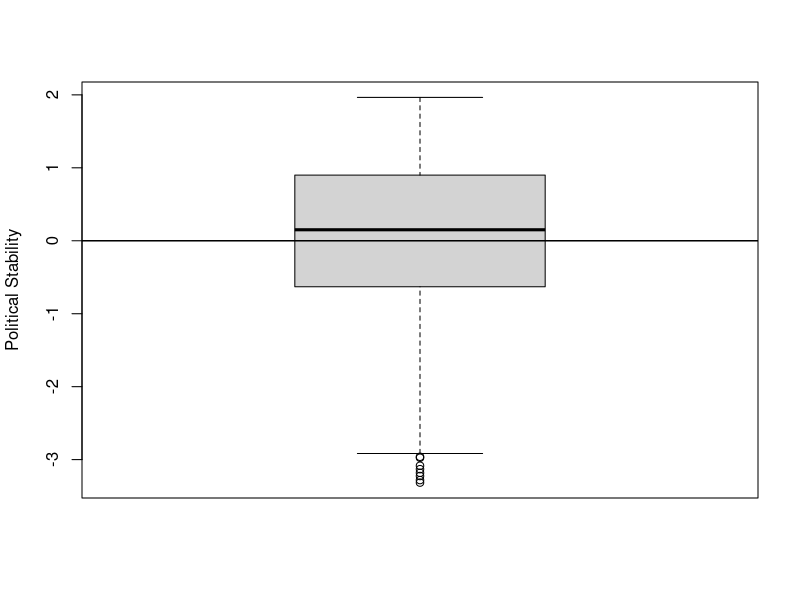
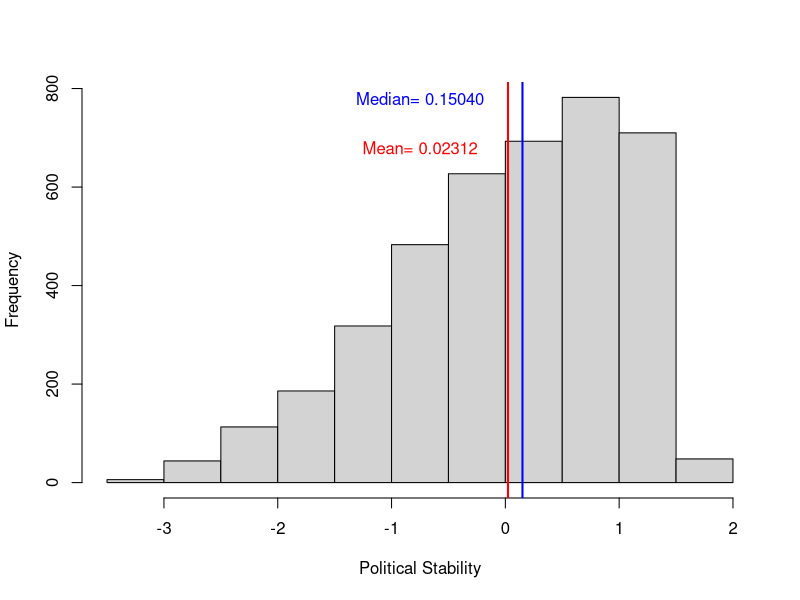
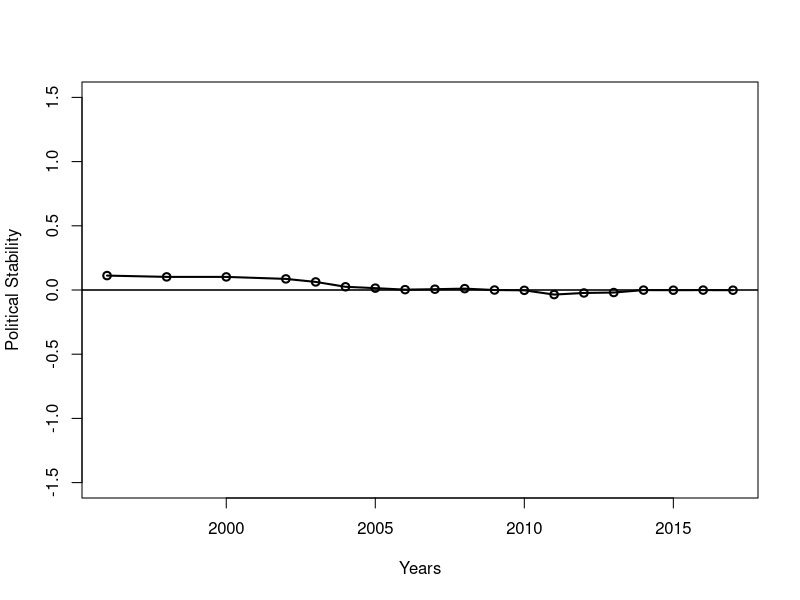
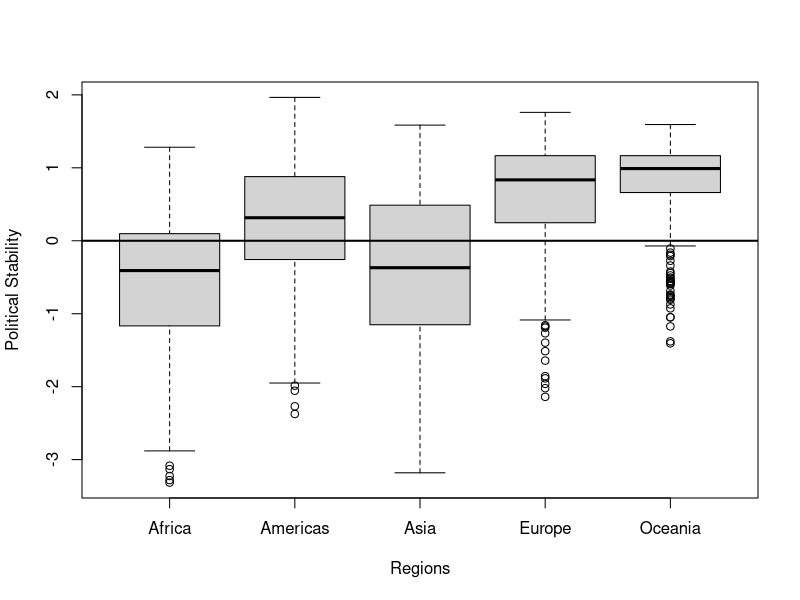
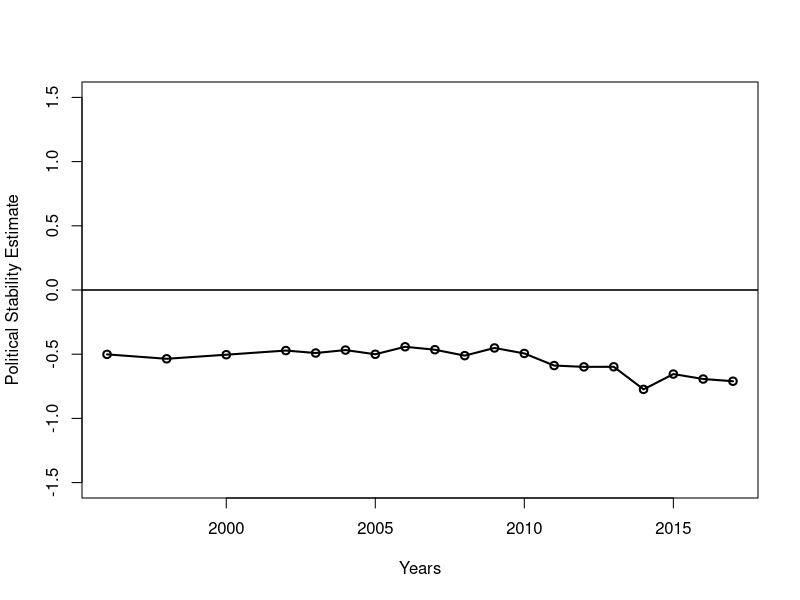
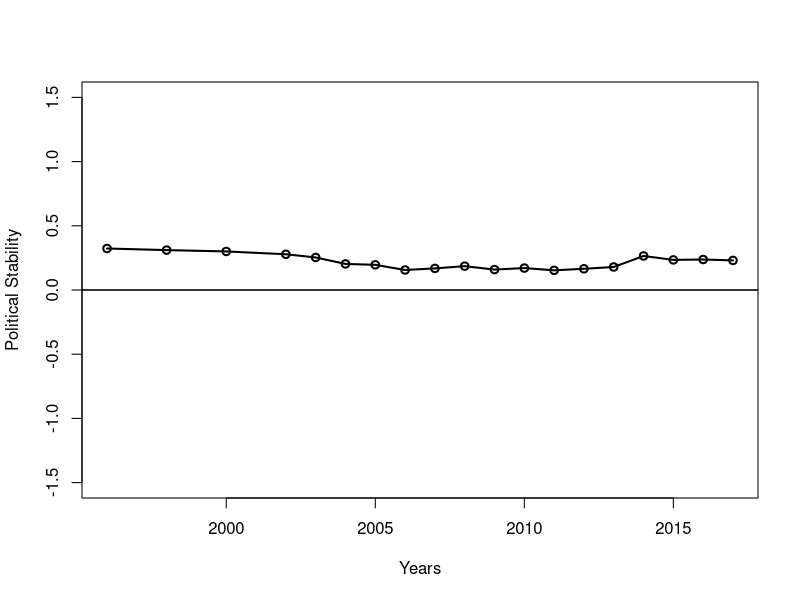
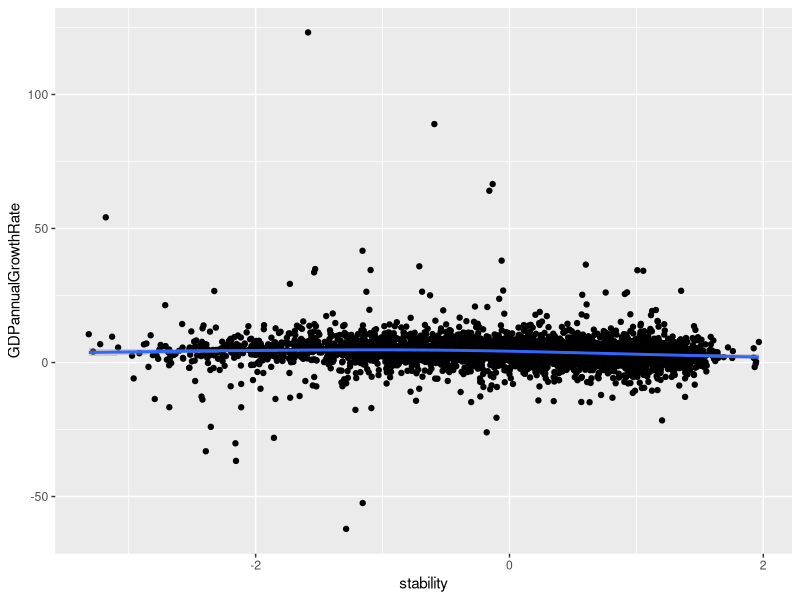
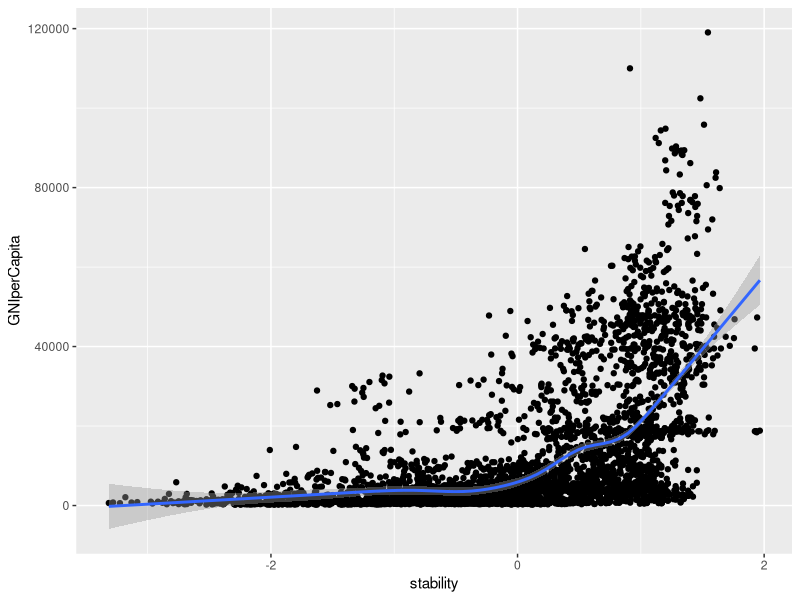

Source code (R) for these figures, in order:
## ---- chunk 1
knitr::opts_chunk$set(echo = TRUE)
## ---- chunk 2


library(readr)
library(lubridate)
library(dplyr)
library(Hmisc)
library(caret)
library(kernlab)
library(stringr)
library(knitr)
library(VIM)

# reading the data in r
WGIdevRegimeType <- read.csv("WGIdevRegimeType.csv")
WGIdevRegimeType <- tbl_df(WGIdevRegimeType)
WGIdevRegimeType$date <- as.numeric(WGIdevRegimeType$date)
WGIdevRegimeType$stabilityDummy <- as.factor(WGIdevRegimeType$stabilityDummy)
glimpse(WGIdevRegimeType)

## ---- chunk 3

# The summary statistics of political stability estimate around the world

summary(WGIdevRegimeType$stability)


## ---- chunk 4
boxplot(WGIdevRegimeType$stability, ylab = "Political Stability")
abline(h = 0, lwd= 1.5)

## ---- chunk 5

hist(WGIdevRegimeType$stability, main = "", xlab = "Political Stability")
abline(v = median(WGIdevRegimeType$stability, na.rm = TRUE), lwd = 2, col = "blue")
text(x = -0.75, y = 780, "Median= 0.15040", col = "blue")
abline(v = mean(WGIdevRegimeType$stability, na.rm = TRUE), lwd = 2, col = "red")
text(x = -0.75, y = 680, "Mean= 0.02312", col = "red")

## ---- chunk 6

#Proportion of stability and instability for the whole world

stabilityProp <- table(WGIdevRegimeType$stabilityDummy)
stabilityProp
prop.table(stabilityProp)

## ---- chunk 7

stabilityByCat <- table(WGIdevRegimeType$stabilityCategory)
stabilityByCat
prop.table(stabilityByCat)

## ---- chunk 8

# generating a table of political stability trend of the world for the period of 1996-2016

stabilityTrend <- WGIdevRegimeType %>%
  group_by(date) %>%
  summarise(stabilityAnnualAverage = mean(stability, na.rm=TRUE))
stabilityTrend

## ---- chunk 9

# plotting the stability trend of the world

plot(stabilityTrend$date, stabilityTrend$stabilityAnnualAverage, type="o", lwd = 2,
     ylim=range( -1.5,1.5),
     xlab = "Years", ylab = "Political Stability")
abline(h = 0, lwd = 1.5)


## ---- chunk 10
#Proportion of stability by region

stabilityPropByRegion <- table(WGIdevRegimeType$stabilityDummy, WGIdevRegimeType$region)
stabilityPropByRegion
prop.table(stabilityPropByRegion)


## ---- chunk 11

# generating political stability average for each region of the world for the period of 1996-2016

politicalStabilityByRegion <- summarise(group_by(WGIdevRegimeType, region),
          mean=mean(stability, na.rm = TRUE), sd=sd(stability, na.rm = TRUE))

politicalStabilityByRegion

## ---- chunk 12

# Boxplot of Political Stability by Region
boxplot(stability~region,data=WGIdevRegimeType, main="",
        xlab="Regions", ylab="Political Stability")
abline(h = 0, lwd = 2)

## ---- chunk 13

# generating a table of political stability trend of the world for the period of 1996-2016

stabilityTrend <- WGIdevRegimeType %>%
  group_by(date) %>%
  summarise(stabilityAnnualAverage = mean(stability, na.rm=TRUE))
stabilityTrend

## ---- chunk 14
# stability trend for Africa
africaDF <- filter(WGIdevRegimeType, region == "Africa")
stabilityTrendAf <- africaDF %>%
  group_by(date) %>% 
  summarise(stabilityAnnualAverage = mean(stability, na.rm=TRUE))
head(stabilityTrendAf)
## ---- chunk 15
# plotting the stability trend in Africa
plot(stabilityTrendAf$date, stabilityTrendAf$stabilityAnnualAverage, type="o", lwd = 2,
     ylim=range(-1.5, 1.5),
     main=" ",
     xlab = "Years", ylab = "Political Stability Estimate")
abline(h = 0, lwd = 1.5)


## ---- chunk 16
# stability trend for the rest of the world
restOfWorldDF <- filter(WGIdevRegimeType, region != "Africa")
stabilityTrendRoW <- restOfWorldDF %>%
  group_by(date) %>% 
  summarise(stabilityAnnualAverage = mean(stability, na.rm=TRUE))
head(stabilityTrendRoW)
## ---- chunk 17
# plotting the stability trend for the rest of the world
plot(stabilityTrendRoW$date, stabilityTrendRoW$stabilityAnnualAverage, type="o", lwd = 2,
     ylim=range(-1.5, 1.5),
     main=" ",
     xlab = "Years", ylab = "Political Stability")
abline(h = 0, lwd = 1.5)

## ---- chunk 18

# scaterplot of political stability and GDP Annual Growth using ggplot

ggplot(WGIdevRegimeType, aes(x = stability, y = GDPannualGrowthRate)) +
  geom_point() +
  geom_smooth()


## ---- chunk 19

# scaterplot of political stability and GNI per capita using ggplot

ggplot(WGIdevRegimeType, aes(stability, y = GNIperCapita)) +
  geom_point() +
  geom_smooth()


## ---- chunk 20

# scaterplot of political stability and HDI using ggplot

ggplot(WGIdevRegimeType, aes(x = stability, y = HDI)) +
  geom_point() +
  geom_smooth()
